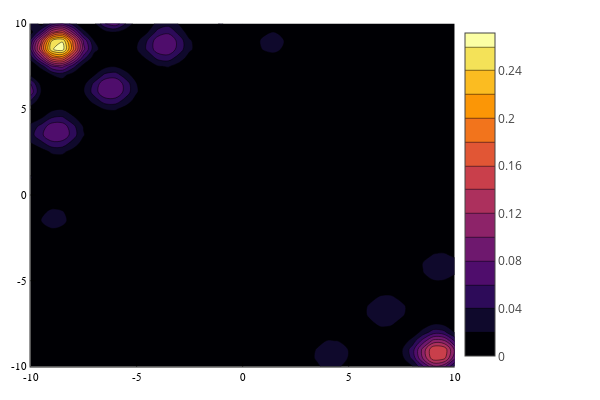

This figure's notebook cell:
### Code cell
# Vectorized approach
# Idea: Matrix Componentwise Multiplication -> Sum
# Creating a matrix filled with propagators

finalTime = 0.2
finalMat = Matrix{ComplexF32}(undef, posVectSize, posVectSize)

function propMat!(posMat, xf, xfp)
	propMat = Matrix{ComplexF32}(undef, posVectSize, posVectSize)
	for i in eachindex(posMat)
		propMat[i] = springPropagator1(xf, xfp, posMat[i][1], posMat[i][2], finalTime, 0)
	end
	return propMat
end

for xf in pos1Vect
	for xfp in pos2Vect
		sumPos = 0
		finalMat[posToIndex(xf), posToIndex(xfp)] = sum(propMat!(posMat, xf, xfp) .* initMat)
	end
end

currentPlot = contourf(pos1Vect, pos2Vect, round.(normalize(abs2.(finalMat)), digits = 6))

### Figure 1 — Plotly figure (JSON) as saved in the notebook; plotly's stock layout.template omitted (floating-point values rounded to 4 significant figures; data arrays with more than 128 entries replaced by an {"elided": "..."} marker saying what was removed)
{"data": [{"colorbar": {"len": 0.9525, "title": "", "x": 0.7578, "y": 0.5139}, "colorscale": {"elided": "256x2 mixed values"}, "contours": {"coloring": "fill", "showlabels": false}, "name": "y1", "ncontours": 17, "showlegend": false, "showscale": true, "type": "contour", "x": [-10, -9.5, -9, -8.5, -8, -7.5, -7, -6.5, -6, -5.5, -5, -4.5, -4, -3.5, -3, -2.5, -2, -1.5, -1, -0.5, 0, 0.5, 1, 1.5, 2, 2.5, 3, 3.5, 4, 4.5, 5, 5.5, 6, 6.5, 7, 7.5, 8, 8.5, 9, 9.5, 10], "xaxis": "x", "y": [-10, -9.5, -9, -8.5, -8, -7.5, -7, -6.5, -6, -5.5, -5, -4.5, -4, -3.5, -3, -2.5, -2, -1.5, -1, -0.5, 0, 0.5, 1, 1.5, 2, 2.5, 3, 3.5, 4, 4.5, 5, 5.5, 6, 6.5, 7, 7.5, 8, 8.5, 9, 9.5, 10], "yaxis": "y", "z": {"elided": "41x41 float values"}, "zmax": 0.2714, "zmin": 0}], "layout": {"annotations": [], "height": 400, "legend": {"bgcolor": "rgba(255, 255, 255, 1.000)", "bordercolor": "rgba(0, 0, 0, 1.000)", "borderwidth": 1, "font": {"color": "rgba(0, 0, 0, 1.000)", "family": "sans-serif", "size": 11}, "title": {"font": {"color": "rgba(0, 0, 0, 1.000)", "family": "sans-serif", "size": 15}, "text": ""}, "tracegroupgap": 0, "traceorder": "normal", "x": 1, "xanchor": "auto", "y": 1, "yanchor": "auto"}, "margin": {"b": 20, "l": 0, "r": 0, "t": 20}, "paper_bgcolor": "rgba(255, 255, 255, 1.000)", "plot_bgcolor": "rgba(255, 255, 255, 1.000)", "showlegend": true, "width": 600, "xaxis": {"anchor": "y", "domain": [0.05101, 0.7578], "gridcolor": "rgba(0, 0, 0, 0.100)", "gridwidth": 0.5, "linecolor": "rgba(0, 0, 0, 1.000)", "mirror": false, "range": [-10, 10], "showgrid": true, "showline": true, "showticklabels": true, "tickangle": 0, "tickcolor": "rgb(0, 0, 0)", "tickfont": {"color": "rgba(0, 0, 0, 1.000)", "family": "sans-serif", "size": 11}, "tickmode": "array", "ticks": "inside", "ticktext": ["-10", "-5", "0", "5", "10"], "tickvals": [-10, -5, 0, 5, 10], "title": "", "titlefont": {"color": "rgba(0, 0, 0, 1.000)", "family": "sans-serif", "size": 15}, "type": "-", "visible": true, "zeroline": false, "zerolinecolor": "rgba(0, 0, 0, 1.000)"}, "yaxis": {"anchor": "x", "domain": [0.03762, 0.9902], "gridcolor": "rgba(0, 0, 0, 0.100)", "gridwidth": 0.5, "linecolor": "rgba(0, 0, 0, 1.000)", "mirror": false, "range": [-10, 10], "showgrid": true, "showline": true, "showticklabels": true, "tickangle": 0, "tickcolor": "rgb(0, 0, 0)", "tickfont": {"color": "rgba(0, 0, 0, 1.000)", "family": "sans-serif", "size": 11}, "tickmode": "array", "ticks": "inside", "ticktext": ["-10", "-5", "0", "5", "10"], "tickvals": [-10, -5, 0, 5, 10], "title": "", "titlefont": {"color": "rgba(0, 0, 0, 1.000)", "family": "sans-serif", "size": 15}, "type": "-", "visible": true, "zeroline": false, "zerolinecolor": "rgba(0, 0, 0, 1.000)"}}}
